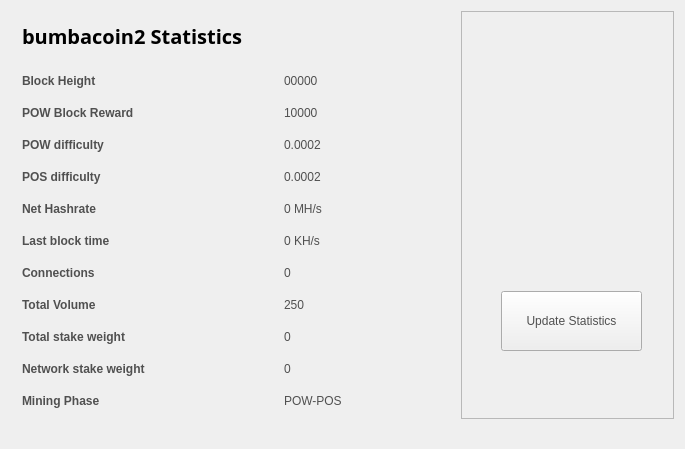
<?xml version="1.0" encoding="UTF-8"?>
<ui version="4.0">
 <class>StatisticsPage</class>
 <widget class="QWidget" name="StatisticsPage">
  <property name="windowModality">
   <enum>Qt::NonModal</enum>
  </property>
  <property name="geometry">
   <rect>
    <x>0</x>
    <y>0</y>
    <width>685</width>
    <height>449</height>
   </rect>
  </property>
  <property name="windowTitle">
   <string>Digging</string>
  </property>
  <property name="styleSheet">
   <string notr="true">color:#505050;
font-family:'Open Sans,sans-serif';</string>
  </property>
  <layout class="QGridLayout" name="gridLayout">
   <property name="sizeConstraint">
    <enum>QLayout::SetMaximumSize</enum>
   </property>
   <item row="0" column="1">
    <widget class="QFrame" name="frame">
     <property name="minimumSize">
      <size>
       <width>213</width>
       <height>0</height>
      </size>
     </property>
     <property name="frameShape">
      <enum>QFrame::StyledPanel</enum>
     </property>
     <property name="frameShadow">
      <enum>QFrame::Raised</enum>
     </property>
     <widget class="QPushButton" name="startButton">
      <property name="geometry">
       <rect>
        <x>40</x>
        <y>280</y>
        <width>141</width>
        <height>60</height>
       </rect>
      </property>
      <property name="sizePolicy">
       <sizepolicy hsizetype="Fixed" vsizetype="Fixed">
        <horstretch>0</horstretch>
        <verstretch>0</verstretch>
       </sizepolicy>
      </property>
      <property name="minimumSize">
       <size>
        <width>120</width>
        <height>60</height>
       </size>
      </property>
      <property name="autoFillBackground">
       <bool>false</bool>
      </property>
      <property name="styleSheet">
       <string notr="true"/>
      </property>
      <property name="text">
       <string>Update Statistics</string>
      </property>
     </widget>
     <widget class="QLabel" name="label">
      <property name="geometry">
       <rect>
        <x>10</x>
        <y>10</y>
        <width>191</width>
        <height>191</height>
       </rect>
      </property>
      <property name="text">
       <string/>
      </property>
      <property name="pixmap">
       <pixmap>:/icons/coinbg</pixmap>
      </property>
      <property name="scaledContents">
       <bool>true</bool>
      </property>
     </widget>
    </widget>
   </item>
   <item row="0" column="0">
    <widget class="QFrame" name="gridFrame_2">
     <layout class="QGridLayout" name="gridLayout_4">
      <item row="3" column="0">
       <layout class="QFormLayout" name="formLayout_2">
        <property name="fieldGrowthPolicy">
         <enum>QFormLayout::FieldsStayAtSizeHint</enum>
        </property>
        <property name="horizontalSpacing">
         <number>139</number>
        </property>
        <property name="verticalSpacing">
         <number>18</number>
        </property>
        <property name="rightMargin">
         <number>0</number>
        </property>
        <item row="1" column="0">
         <widget class="QLabel" name="label_14">
          <property name="text">
           <string>&lt;html&gt;&lt;head/&gt;&lt;body&gt;&lt;p&gt;&lt;span style=&quot; font-weight:600;&quot;&gt;Block Height&lt;/span&gt;&lt;/p&gt;&lt;/body&gt;&lt;/html&gt;</string>
          </property>
         </widget>
        </item>
        <item row="1" column="1">
         <widget class="QLabel" name="heightBox">
          <property name="text">
           <string>00000</string>
          </property>
         </widget>
        </item>
        <item row="2" column="0">
         <widget class="QLabel" name="label_12">
          <property name="text">
           <string>&lt;html&gt;&lt;head/&gt;&lt;body&gt;&lt;p&gt;&lt;span style=&quot; font-weight:600;&quot;&gt;POW Block Reward&lt;/span&gt;&lt;/p&gt;&lt;/body&gt;&lt;/html&gt;</string>
          </property>
         </widget>
        </item>
        <item row="2" column="1">
         <widget class="QLabel" name="rewardBox">
          <property name="text">
           <string>10000</string>
          </property>
         </widget>
        </item>
        <item row="3" column="0">
         <widget class="QLabel" name="label_13">
          <property name="text">
           <string>&lt;html&gt;&lt;head/&gt;&lt;body&gt;&lt;p&gt;&lt;span style=&quot; font-weight:600;&quot;&gt;POW difficulty&lt;/span&gt;&lt;/p&gt;&lt;/body&gt;&lt;/html&gt;</string>
          </property>
         </widget>
        </item>
        <item row="3" column="1">
         <widget class="QLabel" name="diffBox">
          <property name="text">
           <string>0.0002</string>
          </property>
         </widget>
        </item>
        <item row="4" column="0">
         <widget class="QLabel" name="label_9">
          <property name="text">
           <string>&lt;html&gt;&lt;head/&gt;&lt;body&gt;&lt;p&gt;&lt;span style=&quot; font-weight:600;&quot;&gt;POS difficulty&lt;/span&gt;&lt;/p&gt;&lt;/body&gt;&lt;/html&gt;</string>
          </property>
         </widget>
        </item>
        <item row="4" column="1">
         <widget class="QLabel" name="diffBox2">
          <property name="text">
           <string>0.0002</string>
          </property>
         </widget>
        </item>
        <item row="5" column="1">
         <widget class="QLabel" name="pawrateBox">
          <property name="text">
           <string>0 MH/s</string>
          </property>
         </widget>
        </item>
        <item row="6" column="0">
         <widget class="QLabel" name="label3_2">
          <property name="sizePolicy">
           <sizepolicy hsizetype="Preferred" vsizetype="Maximum">
            <horstretch>0</horstretch>
            <verstretch>0</verstretch>
           </sizepolicy>
          </property>
          <property name="text">
           <string>&lt;html&gt;&lt;head/&gt;&lt;body&gt;&lt;p&gt;&lt;span style=&quot; font-weight:600;&quot;&gt;Last block time&lt;/span&gt;&lt;/p&gt;&lt;/body&gt;&lt;/html&gt;</string>
          </property>
         </widget>
        </item>
        <item row="6" column="1">
         <widget class="QLabel" name="localBox">
          <property name="text">
           <string>0 KH/s</string>
          </property>
         </widget>
        </item>
        <item row="7" column="0">
         <widget class="QLabel" name="label1_2">
          <property name="text">
           <string>&lt;html&gt;&lt;head/&gt;&lt;body&gt;&lt;p&gt;&lt;span style=&quot; font-weight:600;&quot;&gt;Connections&lt;/span&gt;&lt;/p&gt;&lt;/body&gt;&lt;/html&gt;</string>
          </property>
         </widget>
        </item>
        <item row="7" column="1">
         <widget class="QLabel" name="connectionBox">
          <property name="text">
           <string>0</string>
          </property>
         </widget>
        </item>
        <item row="8" column="0">
         <widget class="QLabel" name="label_8">
          <property name="text">
           <string>&lt;html&gt;&lt;head/&gt;&lt;body&gt;&lt;p&gt;&lt;span style=&quot; font-weight:600;&quot;&gt;Total Volume&lt;/span&gt;&lt;/p&gt;&lt;/body&gt;&lt;/html&gt;</string>
          </property>
         </widget>
        </item>
        <item row="8" column="1">
         <widget class="QLabel" name="volumeBox">
          <property name="text">
           <string>250</string>
          </property>
         </widget>
        </item>
        <item row="9" column="0">
         <widget class="QLabel" name="label_10">
          <property name="text">
           <string>&lt;html&gt;&lt;head/&gt;&lt;body&gt;&lt;p&gt;&lt;span style=&quot; font-weight:600;&quot;&gt;Total stake weight&lt;/span&gt;&lt;/p&gt;&lt;/body&gt;&lt;/html&gt;</string>
          </property>
         </widget>
        </item>
        <item row="9" column="1">
         <widget class="QLabel" name="minBox">
          <property name="text">
           <string>0</string>
          </property>
         </widget>
        </item>
        <item row="10" column="0">
         <widget class="QLabel" name="label_11">
          <property name="text">
           <string>&lt;html&gt;&lt;head/&gt;&lt;body&gt;&lt;p&gt;&lt;span style=&quot; font-weight:600;&quot;&gt;Network stake weight&lt;/span&gt;&lt;/p&gt;&lt;/body&gt;&lt;/html&gt;</string>
          </property>
         </widget>
        </item>
        <item row="10" column="1">
         <widget class="QLabel" name="maxBox">
          <property name="text">
           <string>0</string>
          </property>
         </widget>
        </item>
        <item row="11" column="0">
         <widget class="QLabel" name="label_15">
          <property name="text">
           <string>&lt;html&gt;&lt;head/&gt;&lt;body&gt;&lt;p&gt;&lt;span style=&quot; font-weight:600;&quot;&gt;Mining Phase&lt;/span&gt;&lt;/p&gt;&lt;/body&gt;&lt;/html&gt;</string>
          </property>
         </widget>
        </item>
        <item row="11" column="1">
         <widget class="QLabel" name="cBox">
          <property name="text">
           <string>POW-POS</string>
          </property>
         </widget>
        </item>
        <item row="5" column="0">
         <widget class="QLabel" name="label_16">
          <property name="text">
           <string>&lt;html&gt;&lt;head/&gt;&lt;body&gt;&lt;p&gt;&lt;span style=&quot; font-weight:600;&quot;&gt;Net Hashrate&lt;/span&gt;&lt;/p&gt;&lt;/body&gt;&lt;/html&gt;</string>
          </property>
         </widget>
        </item>
       </layout>
      </item>
      <item row="1" column="0">
       <layout class="QHBoxLayout" name="horizontalLayout_4">
        <property name="spacing">
         <number>7</number>
        </property>
        <item>
         <widget class="QLabel" name="label_5">
          <property name="font">
           <font>
            <family>Open Sans,sans-serif</family>
           </font>
          </property>
          <property name="text">
           <string>&lt;html&gt;&lt;head/&gt;&lt;body&gt;&lt;p&gt;&lt;span style=&quot; font-size:20px; font-weight:600; color:#000000;&quot;&gt;bumbacoin2 Statistics&lt;/span&gt;&lt;/p&gt;&lt;/body&gt;&lt;/html&gt;</string>
          </property>
         </widget>
        </item>
        <item>
         <spacer name="horizontalSpacer_2">
          <property name="orientation">
           <enum>Qt::Horizontal</enum>
          </property>
          <property name="sizeHint" stdset="0">
           <size>
            <width>40</width>
            <height>20</height>
           </size>
          </property>
         </spacer>
        </item>
       </layout>
      </item>
      <item row="2" column="0">
       <spacer name="verticalSpacer_2">
        <property name="orientation">
         <enum>Qt::Vertical</enum>
        </property>
        <property name="sizeHint" stdset="0">
         <size>
          <width>20</width>
          <height>40</height>
         </size>
        </property>
       </spacer>
      </item>
     </layout>
    </widget>
   </item>
   <item row="1" column="0">
    <spacer name="verticalSpacer">
     <property name="orientation">
      <enum>Qt::Vertical</enum>
     </property>
     <property name="sizeHint" stdset="0">
      <size>
       <width>20</width>
       <height>40</height>
      </size>
     </property>
    </spacer>
   </item>
  </layout>
 </widget>
 <layoutdefault spacing="6" margin="11"/>
 <resources>
  <include location="../bitcoin.qrc"/>
 </resources>
 <connections/>
</ui>
